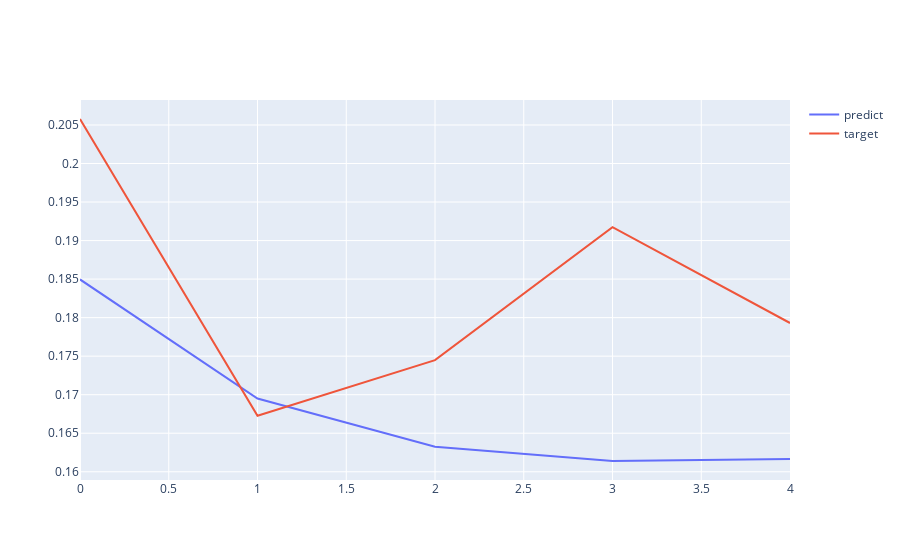

Notebook source saved alongside this figure:
### Code cell
import plotly.graph_objs as go
import plotly.offline as py
import numpy as np
show_index = 2
trace0 = go.Scatter(
    # x = np.linspace(0, 1, 30),
    y = predicts[0][show_index].numpy(),
    mode = "lines",
    name = "predict"
)
trace1 = go.Scatter(
    # x = np.linspace(0, 1, 30),
    y = targets[0][show_index].numpy(),
    mode = "lines",
    name = "target"
)
data = [trace0, trace1]
py.iplot(data)

### Figure 1 — Plotly figure (JSON) as saved in the notebook; plotly's stock layout.template omitted (floating-point values rounded to 4 significant figures)
{"data": [{"mode": "lines", "name": "predict", "y": [0.185, 0.1695, 0.1632, 0.1614, 0.1617], "type": "scatter"}, {"mode": "lines", "name": "target", "y": [0.2058, 0.1673, 0.1745, 0.1917, 0.1793], "type": "scatter"}], "layout": {}}
